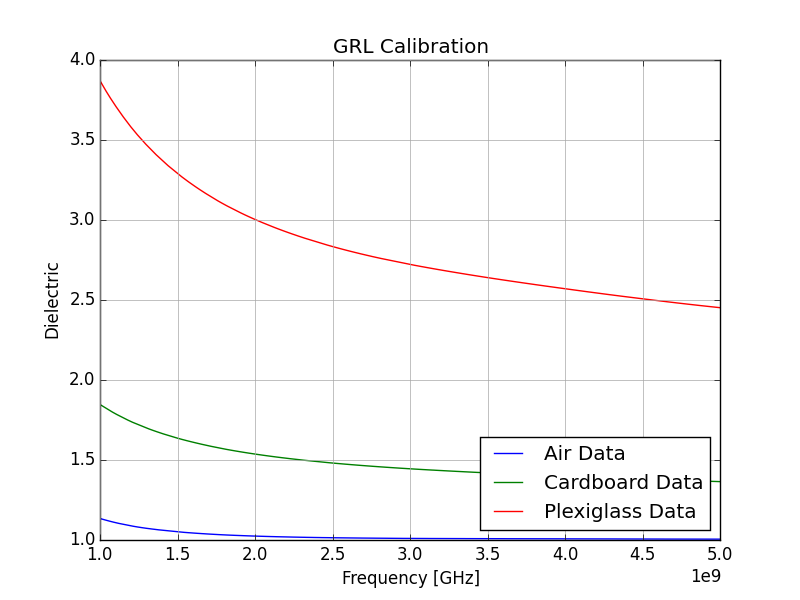

The script that drew this image:
import matplotlib.pyplot as plt
import csv

#***Note: In order to use this code, all of the columns in the .csv file must have the same length. If your columns have
# different lengths, simply repeat the last value in each of the shorter columns until they are all the same size.

#Initialize arrays for Freq, Thru2, Thru, S180, 90
Freq = []
Air = []
Cardboard = []
Plexiglass = []


##Read .csv data file
#replace quoted text below with filepath to your .csv file
with open('Material_Measurements.csv') as csvfile:
    reader = csv.DictReader(csvfile)
    for row in reader:
        #items in '' below need to exactly match the entry in the first row of the columns in the .csv file
        #edit/add additional lines as needed for each column of data
        Freq.append(float(row['Freq']))
        Air.append(float(row['Air']))
        Cardboard.append(float(row['Cardboard']))
        Plexiglass.append(float(row['Plexiglass']))

##Plotting
plt.figure(1) #initialize plot1
ax1 = plt.subplot(111) #create axes handle for plot1
ax1.plot(Freq, Air, '-b', label="Air Data") #plot y1 vs. x, solid-blue, add lable for legend
ax1.plot(Freq, Cardboard, '-g', label="Cardboard Data") #plot y2 vs. x, solid-red, add lable for legend
ax1.plot(Freq, Plexiglass, '-r', label="Plexiglass Data") #plot y2 vs. x, solid-red, add lable for legend
ax1.set_xlim(min(Freq), max(Freq)) #set x-axis limits
ax1.legend(loc=4) #add legend at location #4 (bottom-right corner)
plt.grid(b=True, which='both', color='0.65', linestyle='-') #add solid grey gridlines
plt.title('GRL Calibration') #add plot title
plt.xlabel('Frequency [GHz]') #add x-axis title
plt.ylabel('Dielectric') #add y-axis title


plt.show() #required to display plots
